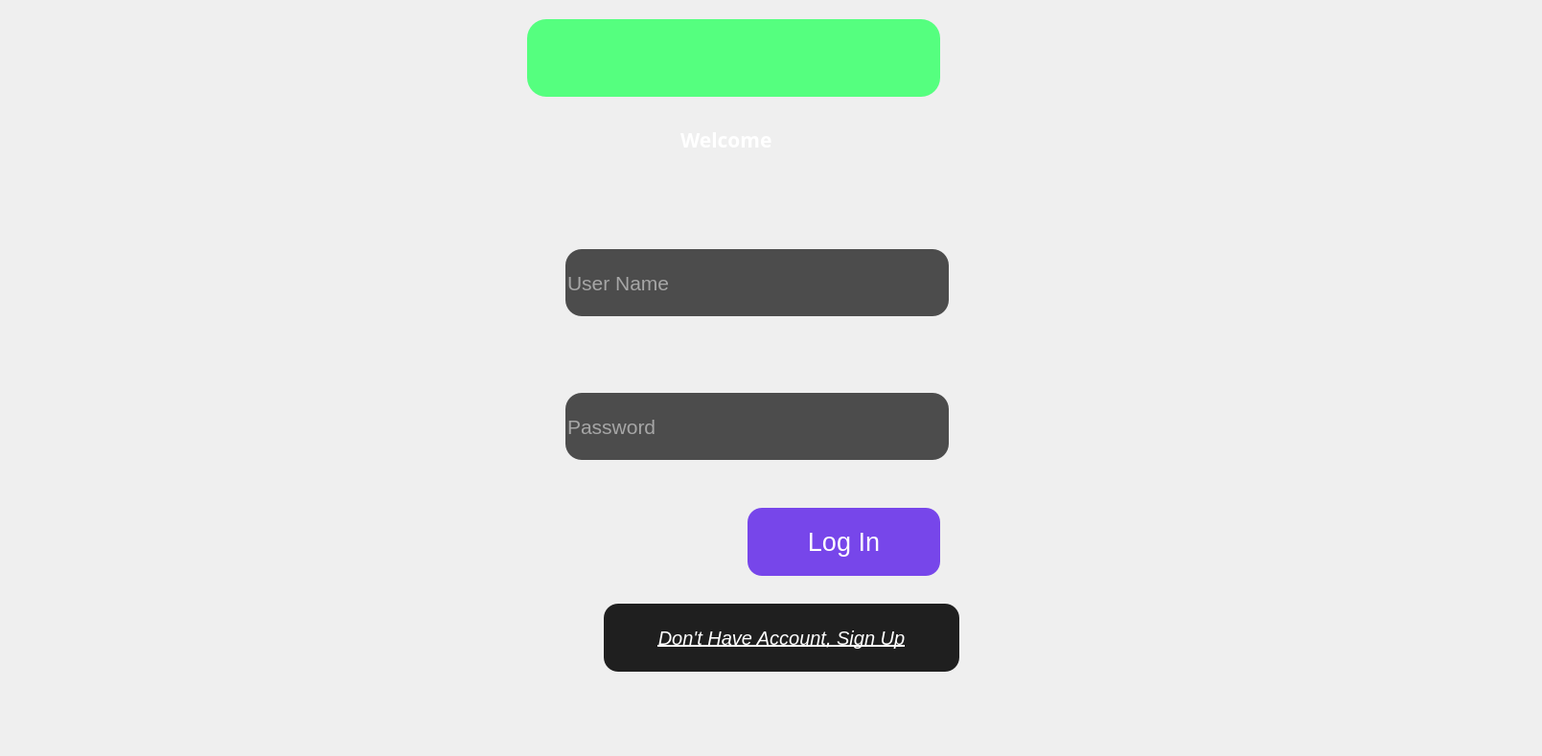
    <widget class="QWidget" name="page_8">
     <widget class="QWidget" name="widget_20" native="true">
      <property name="geometry">
       <rect>
        <x>0</x>
        <y>0</y>
        <width>1600</width>
        <height>780</height>
       </rect>
      </property>
      <widget class="QLabel" name="label_62">
       <property name="geometry">
        <rect>
         <x>550</x>
         <y>20</y>
         <width>431</width>
         <height>81</height>
        </rect>
       </property>
       <property name="styleSheet">
        <string notr="true">border-radius:20px;
background-color: rgb(85, 255, 127);
background-image: url(:/new/prefix1/firstPage.png);
</string>
       </property>
       <property name="text">
        <string/>
       </property>
       <property name="pixmap">
        <pixmap resource="assets.qrc">:/new/prefix1/firstPage.png</pixmap>
       </property>
       <property name="scaledContents">
        <bool>true</bool>
       </property>
      </widget>
      <widget class="QLabel" name="label_63">
       <property name="geometry">
        <rect>
         <x>710</x>
         <y>130</y>
         <width>151</width>
         <height>31</height>
        </rect>
       </property>
       <property name="font">
        <font>
         <family>Arial Black</family>
         <pointsize>16</pointsize>
         <bold>true</bold>
        </font>
       </property>
       <property name="styleSheet">
        <string notr="true">color: rgb(255, 255, 255);</string>
       </property>
       <property name="text">
        <string>Welcome</string>
       </property>
      </widget>
      <widget class="QLineEdit" name="lineEdit_4">
       <property name="geometry">
        <rect>
         <x>590</x>
         <y>260</y>
         <width>400</width>
         <height>70</height>
        </rect>
       </property>
       <property name="font">
        <font>
         <family>Arial</family>
         <pointsize>16</pointsize>
        </font>
       </property>
       <property name="styleSheet">
        <string notr="true">background-color: rgb(76, 76, 76);
border-radius:17px;
color:rgb(255, 255, 255);
</string>
       </property>
       <property name="text">
        <string/>
       </property>
       <property name="placeholderText">
        <string>User Name</string>
       </property>
      </widget>
      <widget class="QLineEdit" name="lineEdit_5">
       <property name="geometry">
        <rect>
         <x>590</x>
         <y>410</y>
         <width>400</width>
         <height>70</height>
        </rect>
       </property>
       <property name="font">
        <font>
         <family>Arial</family>
         <pointsize>16</pointsize>
        </font>
       </property>
       <property name="styleSheet">
        <string notr="true">background-color: rgb(76, 76, 76);
border-radius:17px;
color: rgb(255, 255, 255);
</string>
       </property>
       <property name="text">
        <string/>
       </property>
       <property name="placeholderText">
        <string>Password</string>
       </property>
      </widget>
      <widget class="QPushButton" name="pushButton_93">
       <property name="geometry">
        <rect>
         <x>780</x>
         <y>530</y>
         <width>201</width>
         <height>71</height>
        </rect>
       </property>
       <property name="font">
        <font>
         <family>Arial</family>
         <pointsize>20</pointsize>
         <bold>false</bold>
        </font>
       </property>
       <property name="styleSheet">
        <string notr="true">background-color: rgb(119, 70, 234);
color: rgb(255, 255, 255);
border-radius:15px;</string>
       </property>
       <property name="text">
        <string>Log In</string>
       </property>
      </widget>
      <widget class="QPushButton" name="pushButton_94">
       <property name="geometry">
        <rect>
         <x>630</x>
         <y>630</y>
         <width>371</width>
         <height>71</height>
        </rect>
       </property>
       <property name="font">
        <font>
         <family>Arial</family>
         <pointsize>15</pointsize>
         <italic>true</italic>
         <bold>false</bold>
         <underline>true</underline>
        </font>
       </property>
       <property name="styleSheet">
        <string notr="true">background-color: rgb(31,31,31);
color: rgb(255, 255, 255);
border-radius:15px;</string>
       </property>
       <property name="text">
        <string>Don't Have Account, Sign Up</string>
       </property>
      </widget>
      <widget class="QLabel" name="label_81">
       <property name="geometry">
        <rect>
         <x>780</x>
         <y>499</y>
         <width>191</width>
         <height>31</height>
        </rect>
       </property>
       <property name="font">
        <font>
         <pointsize>12</pointsize>
        </font>
       </property>
       <property name="styleSheet">
        <string notr="true">color: rgb(255, 0, 0);</string>
       </property>
       <property name="text">
        <string/>
       </property>
      </widget>
     </widget>
    </widget>
